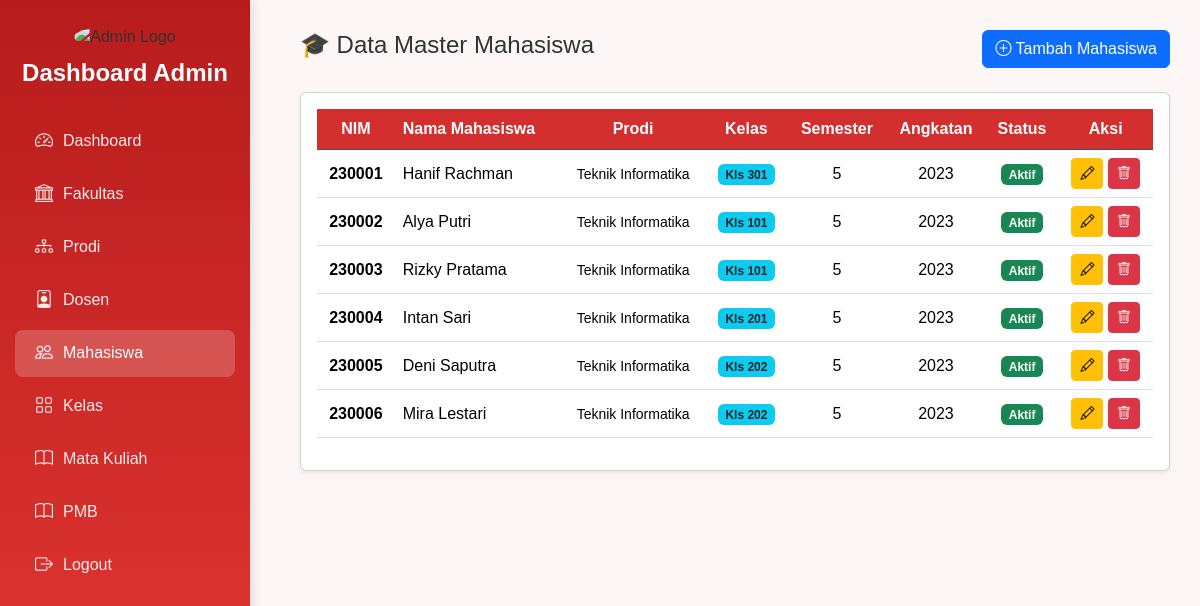
Screenshot of /Admin/datamahasiswa.php with the database file from the repository.
### tables this page shows
CREATE TABLE `mahasiswa` (
  `id_mahasiswa` int(11) NOT NULL,
  `nim` varchar(20) NOT NULL,
  `nama_mahasiswa` varchar(100) NOT NULL,
  `id_prodi` int(11) DEFAULT NULL,
  `id_kelas` int(11) DEFAULT NULL,
  `angkatan` year(4) DEFAULT NULL,
  `email` varchar(100) DEFAULT NULL,
  `no_hp` varchar(20) DEFAULT NULL,
  `id_dosen_pembimbing` int(11) DEFAULT NULL,
  `alamat` text DEFAULT NULL,
  `status_akademik` enum('aktif','cuti','lulus','nonaktif') DEFAULT 'aktif'
);

CREATE TABLE `prodi` (
  `id_prodi` int(11) NOT NULL,
  `nama` varchar(100) NOT NULL,
  `jenjang` enum('D3','S1','S2','S3') NOT NULL,
  `id_fakultas` int(11) DEFAULT NULL,
  `id_dosen_kaprodi` int(11) DEFAULT NULL,
  `email` varchar(100) DEFAULT NULL,
  `status` enum('Aktif','Tidak Aktif') DEFAULT 'Aktif',
  `tanggal_berdiri` date DEFAULT NULL,
  `akreditasi` enum('A','B','C','Baik','Baik Sekali','Unggul') DEFAULT NULL,
  `deskripsi` text DEFAULT NULL
);

CREATE TABLE `kelas` (
  `id_kelas` int(11) NOT NULL,
  `kode_matkul` varchar(10) DEFAULT NULL,
  `id_dosen` int(11) DEFAULT NULL,
  `jam_mulai` time DEFAULT NULL,
  `jam_selesai` time DEFAULT NULL,
  `kapasitas` int(11) DEFAULT 50,
  `hari` varchar(20) DEFAULT NULL,
  `ruangan` varchar(50) DEFAULT NULL
);

### Admin/datamahasiswa.php (the view, shortened to what this page needs)
<?php
try {
    $pdo = new PDO(
        "mysql:host=" . DB_HOST . ";dbname=" . DB_NAME . ";charset=utf8mb4",
        DB_USER,
        DB_PASS,
        [
            PDO::ATTR_ERRMODE => PDO::ERRMODE_EXCEPTION,
            PDO::ATTR_DEFAULT_FETCH_MODE => PDO::FETCH_ASSOC
        ]
    );
} catch (Exception $e) {
    die("Koneksi database gagal: " . $e->getMessage());
}
$sql = "SELECT m.*, p.nama AS nama_prodi, k.id_kelas AS nama_kelas
        FROM mahasiswa m
        LEFT JOIN prodi p ON m.id_prodi = p.id_prodi
        LEFT JOIN kelas k ON m.id_kelas = k.id_kelas
        ORDER BY m.id_mahasiswa ASC";
$mahasiswa = $pdo->query($sql)->fetchAll();
function hitungSemester($angkatan) {
    $selisih = date('Y') - (int)$angkatan;
    return ($selisih * 2) + (date('n') < 7 ? 2 : 1);
}
?>
<!DOCTYPE html>
<html lang="id">
<head>
    <link href="https://cdn.jsdelivr.net/npm/bootstrap@5.3.3/dist/css/bootstrap.min.css" rel="stylesheet">
    <link href="https://cdn.jsdelivr.net/npm/bootstrap-icons@1.11.1/font/bootstrap-icons.css" rel="stylesheet">
    <link href="Style.css" rel="stylesheet"> </head>
<body>
<?php include 'sidebar.php'; ?>
<div class="content">
    <div class="d-flex justify-content-between align-items-center mb-4">
        <h4>🎓 Data Master Mahasiswa</h4>
        <button class="btn btn-primary" data-bs-toggle="modal" data-bs-target="#modalTambah">
            <i class="bi bi-plus-circle"></i> Tambah Mahasiswa
        </button>
    </div>
    <div class="card shadow-sm p-3">
        <table class="table table-hover align-middle text-center">
            <thead class="table-dark"> <tr>
                    <th>NIM</th>
                    <th class="text-start">Nama Mahasiswa</th>
                    <th>Prodi</th>
                    <th>Kelas</th>
                    <th>Semester</th>
                    <th>Angkatan</th>
                    <th>Status</th>
                    <th>Aksi</th>
                </tr>
            </thead>
            <tbody>
                <?php foreach ($mahasiswa as $m): ?>
                <tr>
                    <td class="fw-bold"><?= htmlspecialchars($m['nim']) ?></td>
                    <td class="text-start"><?= htmlspecialchars($m['nama_mahasiswa']) ?></td>
                    <td><small><?= htmlspecialchars($m['nama_prodi'] ?? '-') ?></small></td>
                    <td><span class="badge bg-info text-dark">Kls <?= htmlspecialchars($m['nama_kelas'] ?? '-') ?></span></td>
                    <td><?= hitungSemester($m['angkatan']) ?></td>
                    <td><?= htmlspecialchars($m['angkatan'] ?? '-') ?></td>
                    <td>
                        <span class="badge bg-<?= $m['status_akademik']=='aktif'?'success':'secondary' ?>">
                            <?= ucfirst($m['status_akademik']) ?>
                        </span>
                    </td>
                    <td>
                        <button class="btn btn-sm btn-warning btn-edit"
                                data-id="<?= $m['id_mahasiswa'] ?>"
                                data-nim="<?= $m['nim'] ?>"
                                data-nama="<?= $m['nama_mahasiswa'] ?>"
                                data-prodi="<?= $m['id_prodi'] ?>"
                                data-kelas="<?= $m['id_kelas'] ?>"
                                data-angkatan="<?= $m['angkatan'] ?>"
                                data-email="<?= $m['email'] ?>"
                                data-hp="<?= $m['no_hp'] ?>"
                                data-dosen="<?= $m['id_dosen_pembimbing'] ?>"
                                data-alamat="<?= $m['alamat'] ?>"
                                data-status="<?= $m['status_akademik'] ?>"
                                data-bs-toggle="modal" data-bs-target="#modalEdit">
                            <i class="bi bi-pencil"></i>
                        </button>
                        <form method="post" class="d-inline" onsubmit="return confirm('Hapus data mahasiswa ini?')">
                            <button class="btn btn-sm btn-danger"><i class="bi bi-trash"></i></button>
                        </form>
                    </td>
                </tr>
                <?php endforeach; ?>
            </tbody>
        </table>
    </div>
</div>
</body>
</html>

### Admin/Style.css (style rules this page uses)
body { background-color: #fdf6f6; font-family: 'Poppins', sans-serif; color: #333; }
.content { margin-left: 270px; padding: 30px; background-color: #fdf6f6; min-height: 100vh; }
.table th { background-color: #d32f2f !important; color: white !important; }

### rows the page displays
mahasiswa: nim "230001", nama_mahasiswa "Hanif Rachman", id_prodi.nama "Teknik Informatika", id_kelas.id_kelas "301", angkatan "5", angkatan "2023", status_akademik "Aktif"
mahasiswa: nim "230002", nama_mahasiswa "Alya Putri", id_prodi.nama "Teknik Informatika", id_kelas.id_kelas "101", angkatan "5", angkatan "2023", status_akademik "Aktif"
mahasiswa: nim "230003", nama_mahasiswa "Rizky Pratama", id_prodi.nama "Teknik Informatika", id_kelas.id_kelas "101", angkatan "5", angkatan "2023", status_akademik "Aktif"
mahasiswa: nim "230004", nama_mahasiswa "Intan Sari", id_prodi.nama "Teknik Informatika", id_kelas.id_kelas "201", angkatan "5", angkatan "2023", status_akademik "Aktif"
mahasiswa: nim "230005", nama_mahasiswa "Deni Saputra", id_prodi.nama "Teknik Informatika", id_kelas.id_kelas "202", angkatan "5", angkatan "2023", status_akademik "Aktif"
mahasiswa: nim "230006", nama_mahasiswa "Mira Lestari", id_prodi.nama "Teknik Informatika", id_kelas.id_kelas "202", angkatan "5", angkatan "2023", status_akademik "Aktif"
